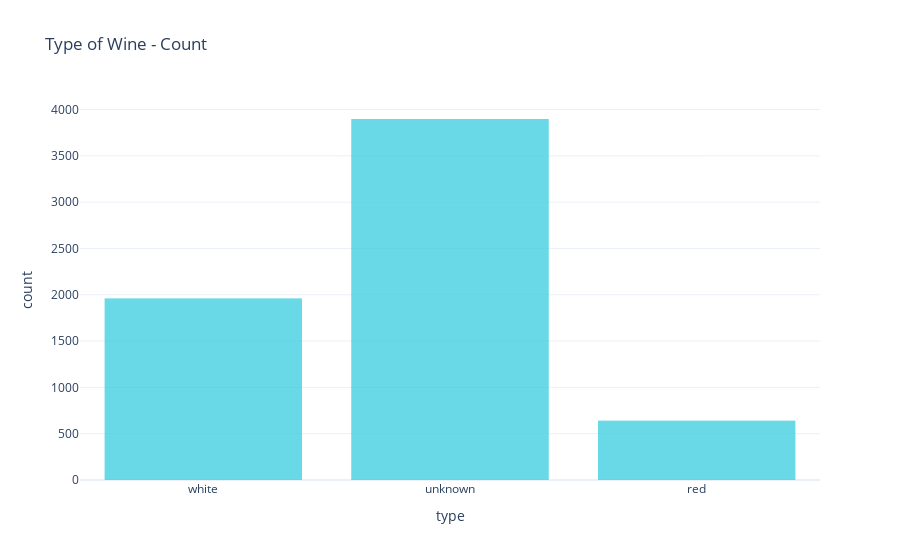

Here is the notebook cell this chart was saved with:
### Markdown cell above
**Σχολιασμός**

-   Οι κατανομές των fixed acidity, volatile acidity, citric acid,
    residual sugar, chlorides, free & total sulfur dioxide και sulphates
    παρουσιάζουν θετική λοξότητα, δηλαδή τα περισσότερα κρασιά
    παρουσιάζουν σχετικά χαμηλές τιμές, και λιγότερα είναι αυτά με
    μεγαλύτερες τιμές.
-   Το residual sugar συγκεκριμένα, φαίνεται να έχει λογαριθμική
    κατανομή.
-   Density και pH έχουν κατανομή που πλησιάζει την κανονική. Η
    πυκνότητα φαίνεται να έχει μάλιστα ένα περιορισμένο εύρος τιμών
    \[0.989 - 1.002\].
-   Η ποιότητα είναι διακριτή μεταβλητή, με τις περισσότερες τιμές να
    είναι 5, 6 ή 7.

*Για τη μεταβλητή Type, να δημιουργηθεί ραβδόγραμμα για τις τιμές white,
red και unknown, όπου unknown είναι άγνωστο αν τα δείγματα κρασιού ήταν
λευκά ή κόκκινα.*

### Code cell
fig = px.bar(df_y, x='type', title="Type of Wine - Count")

fig.update_traces(dict(marker_line_width=0), marker_color=color_palette[0])
fig.show()

### Figure 1 — Plotly figure (JSON) as saved in the notebook; plotly's stock layout.template omitted (floating-point values rounded to 4 significant figures; data arrays with more than 128 entries replaced by an {"elided": "..."} marker saying what was removed)
{"data": [{"hovertemplate": "type=%{x}<br>count=%{y}<extra></extra>", "legendgroup": "", "marker": {"color": "#26C6DA", "line": {"width": 0}, "pattern": {"shape": ""}}, "name": "", "orientation": "v", "showlegend": false, "textposition": "auto", "type": "bar", "x": {"elided": "6497 str values"}, "xaxis": "x", "y": {"elided": "6497 int values"}, "yaxis": "y"}], "layout": {"barmode": "relative", "legend": {"tracegroupgap": 0}, "title": {"text": "Type of Wine - Count"}, "xaxis": {"anchor": "y", "domain": [0, 1], "title": {"text": "type"}}, "yaxis": {"anchor": "x", "domain": [0, 1], "title": {"text": "count"}}}}
